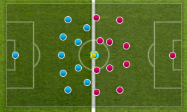
#> input picture try2.png, 187 x 112 px, given in place of the camera
$ python 'cirlce detect.py'
#> lines starting #> are read from the running program, lines starting #| are printed output that depends on the picture; after the words box and inside, x2 and y2 are one past the last pixel; in counts of white or black regions, pixels touching at a corner belong together
import cv2 as cv
import numpy as np

def mid_point (x1, y1, x2, y2):
    x = (x1 + x2) // 2
    y = (y1 + y2) // 2

    return (x, y)

def dist (x1, y1, x2, y2):
    a = (x1 + x2) ** 2
    b = (y1 + y2) ** 2

    d = (a + b) ** (1/2)

    return d

cap = cv.VideoCapture(0)

lower_R = np.array ([0, 0, 130])
upper_R = np.array ([80, 80, 255])

lower_Y = np.array ([20, 80, 100])
upper_Y = np.array ([40, 120, 150])

lower_B = np.array ([210, 170, 70])
upper_B = np.array ([255, 200, 95])

while True:
    count = 0
    d = {}

    _, frame = cap.read()
#> frame is the input picture: shape (112, 187, 3); mean B, G, R 37.6, 106.7, 84.6

    blank = np.zeros(frame.shape[:2], dtype='uint8')

    # [32 lines of commented-out code are left out]
    mask_R = cv.inRange (frame, lower_R, upper_R)
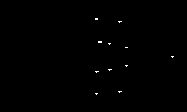
#> mask_R: shape (112, 187); 0.25% white in thin lines or dots, all inside (x1, y1, x2, y2) = (95, 18, 174, 95)
    mask_Y = cv.inRange (frame, lower_Y, upper_Y)
#> mask_Y: shape (112, 187); every value is 0
    mask_B = cv.inRange (frame, lower_B, upper_B)
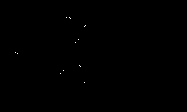
#> mask_B: shape (112, 187); 0.07% white in thin lines or dots, all inside (x1, y1, x2, y2) = (15, 17, 86, 83)

    con_R, contours_R = cv.findContours(mask_R, cv.RETR_EXTERNAL, cv.CHAIN_APPROX_SIMPLE)
#> con_R = 11 contours, all with area under 20; contours_R = [[1, -1, -1, -1], [2, 0, -1, -1], [3, 1, -1, -1], [4, 2, -1, -1], [5, 3, -1, -1], [6, 4, -1, -1], [7, 5, -1, -1], [8, 6, -1, -1], [9, 7, -1, -1], [10, 8, -1, -1], [-1, 9, -1, -1]]
    con_Y, contours_Y = cv.findContours(mask_Y, cv.RETR_EXTERNAL, cv.CHAIN_APPROX_SIMPLE)
#> con_Y = []; contours_Y = None
    con_B, contours_B = cv.findContours(mask_B, cv.RETR_EXTERNAL, cv.CHAIN_APPROX_SIMPLE)
#> con_B = 11 contours, all with area under 20; contours_B has the same summary as contours_R

    if len(con_Y) == 0:
        pass
    else:

        for cnt in con_R:
            x, y, w, h = cv.boundingRect(cnt)

            md = mid_point(x, y, x+w, y+h)

            d[f'Red{count}'] = md

            count += 1

            cv.circle(frame, md, 8, (0, 0, 255), -1)
            cv.circle(blank, md, 8, (0, 0, 255), -1)

        count = 0

        for cnt in con_B:
            x, y, w, h = cv.boundingRect(cnt)

            md = mid_point(x, y, x+w, y+h)

            d[f'Blue{count}'] = md

            count += 1

            cv.circle(frame, md, 8, (255, 0, 0), -1)
            cv.circle(blank, md, 8, (255, 0, 0), -1)


        x_Y, y_Y, w_Y, h_Y = cv.boundingRect(con_Y[0])

        md_Y = mid_point(x_Y, y_Y, x_Y+w_Y, y_Y+h_Y)

        d['ball'] = md_Y

        # count += 1

        cv.circle(frame, md, 8, (0, 255, 255), -1)
        cv.circle(blank, md, 8, (0, 255, 255), -1)

        for i in d:
            for j in d:
                if i != j:
                    if i == 'ball' or j == 'ball':
                        cv.line(frame, d[i], d[j], (0, 255, 255), 1)
                        cv.line(blank, d[i], d[j], (0, 255, 255), 1)
                    elif 'Red' in i or 'Red' in j:
                        cv.line(frame, d[i], d[j], (0, 0, 255), 1)
                        cv.line(blank, d[i], d[j], (0, 0, 255), 1)
                    else:
                        cv.line(frame, d[i], d[j], (255, 0, 0), 1)
                        cv.line(blank, d[i], d[j], (255, 0, 0), 1)

    cv.imshow ('jdf', frame)
    # cv.imshow ('jaja', mask_R)
    # cv.imshow ('f', blank)
    # cv.imshow ('ajdfnds', img)
    cv.waitKey(1)

$ run again, on try3.png
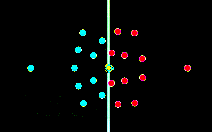
#> input picture try3.png, 212 x 132 px, given in place of the camera
#> frame is the input picture: shape (132, 212, 3); mean B, G, R 7.1, 7.8, 6.5
#> `mask_R = cv.inRange (frame, lower_R, upper_R)`:
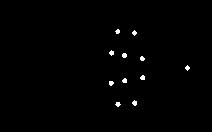
#> mask_R: shape (132, 212); 0.77% white; 11 white regions (4 under 20 px), largest, box (x1, y1, x2, y2) and area: (122, 53, 127, 58) 21, (132, 100, 137, 106) 21, (109, 50, 114, 56) 20
#> mask_Y: shape (132, 212); every value is 0
#> con_R = 11 contours, all with area under 20; contours_R = [[1, -1, -1, -1], [2, 0, -1, -1], [3, 1, -1, -1], [4, 2, -1, -1], [5, 3, -1, -1], [6, 4, -1, -1], [7, 5, -1, -1], [8, 6, -1, -1], [9, 7, -1, -1], [10, 8, -1, -1], [-1, 9, -1, -1]]
#> con_Y = []; contours_Y = None
#> con_B = []; contours_B = None

$ run again, on try4.png
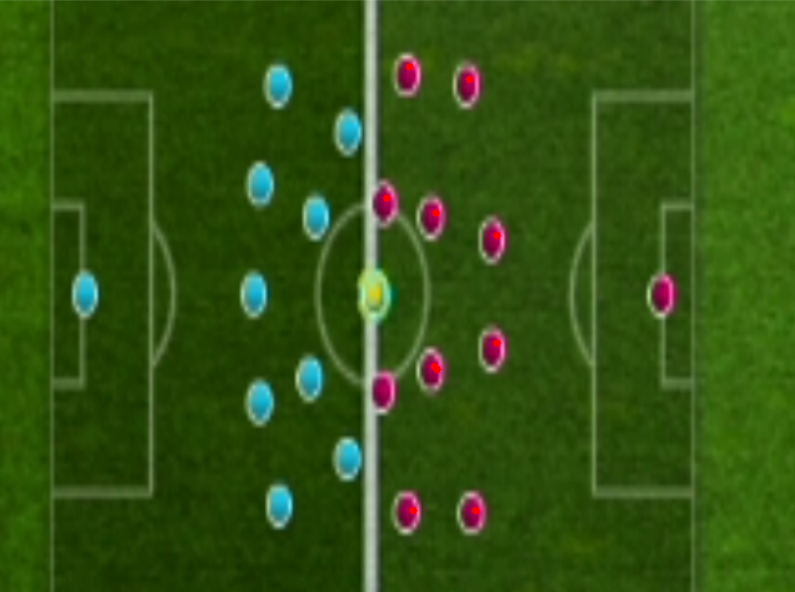
#> input picture try4.png, 795 x 592 px, given in place of the camera
#> frame is the input picture: shape (592, 795, 3); mean B, G, R 18.3, 83.1, 50.1
#> `mask_R = cv.inRange (frame, lower_R, upper_R)`:
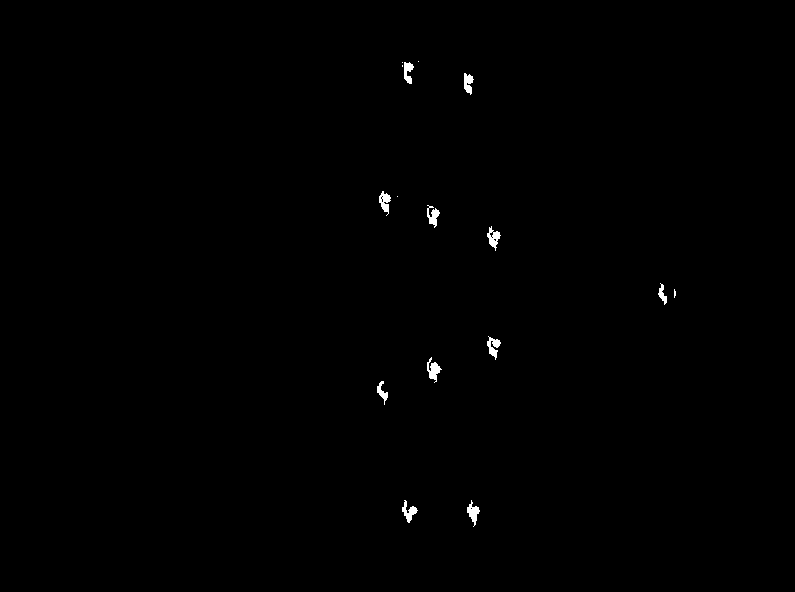
#> mask_R: shape (592, 795); 0.34% white; 16 white regions (5 under 20 px), largest, box (x1, y1, x2, y2) and area: (427, 357, 442, 383) 179, (487, 336, 501, 360) 162, (487, 226, 501, 251) 160
#> mask_Y: shape (592, 795); every value is 0
#> mask_B: shape (592, 795); 0.01% white in thin lines or dots, all inside (x1, y1, x2, y2) = (88, 121, 359, 510)
#> con_R = 16 contours, 5 with area under 20; largest, box (x1, y1, x2, y2) and area: (487, 226, 501, 251) 142, (427, 357, 442, 383) 138, (379, 191, 391, 216) 130, (467, 500, 480, 527) 126, (487, 336, 501, 360) 123; contours_R = 16 rows, first 6: [1, -1, -1, -1], [2, 0, -1, -1], [3, 1, -1, -1], [4, 2, -1, -1], [5, 3, -1, -1], [6, 4, -1, -1]
#> con_Y = []; contours_Y = None
#> con_B = 20 contours, all with area under 20; contours_B = 20 rows, first 6: [1, -1, -1, -1], [2, 0, -1, -1], [3, 1, -1, -1], [4, 2, -1, -1], [5, 3, -1, -1], [6, 4, -1, -1]
